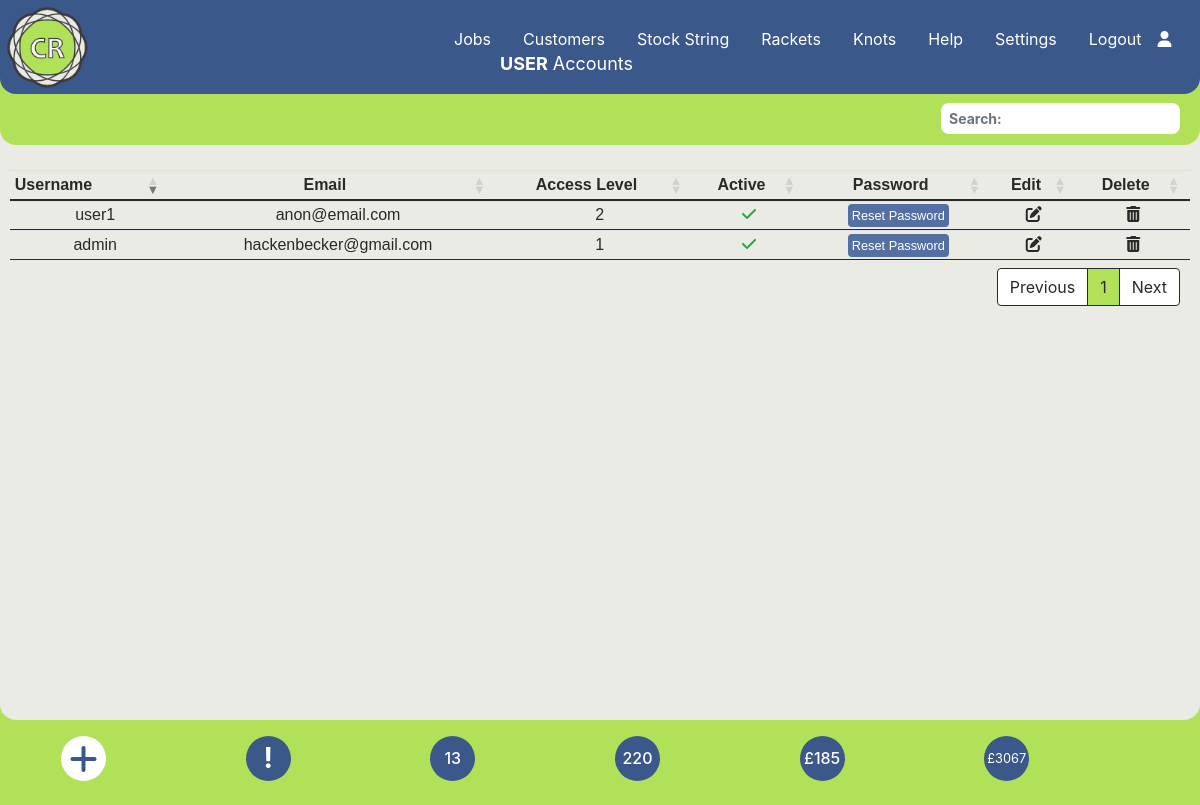
Page /site-users.php (signed in) on the committed database.
### tables this page shows
CREATE TABLE `accounts` (
  `id` int(11) NOT NULL,
  `username` varchar(50) NOT NULL,
  `password` varchar(255) NOT NULL,
  `level` int(3) NOT NULL,
  `email` varchar(100) NOT NULL,
  `active` int(11) NOT NULL DEFAULT 0
);

CREATE TABLE `settings` (
  `id` int(5) NOT NULL,
  `description` varchar(20) NOT NULL,
  `value` varchar(5) NOT NULL
);

### site-users.php (the view, shortened to what this page needs)
<?php require_once('./Connections/wcba.php');
require_once('./menu.php');
$current_month_text = date("F");
$current_month_numeric = date("m");
$current_year = date("Y");
$sql = "SELECT * FROM accounts";
$Recordset1 = mysqli_query($conn, $sql) or die(mysqli_error($conn));
$row_Recordset1 = mysqli_fetch_assoc($Recordset1);
$query_Recordset6 = "SELECT * FROM stringjobs WHERE collection_date LIKE '___" . $current_month_numeric . "/" . $current_year . "%'ORDER BY job_id ASC;";
$Recordset6 = mysqli_query($conn, $query_Recordset6) or die(mysqli_error($conn));
$totalRows_Recordset6 = mysqli_num_rows($Recordset6);
$query_Recordset7 = "SELECT * FROM stringjobs ORDER BY job_id ASC;";
$Recordset7 = mysqli_query($conn, $query_Recordset7) or die(mysqli_error($conn));
$totalRows_Recordset7 = mysqli_num_rows($Recordset7);
$query_Recordset8 = "SELECT SUM(price) as SUM from stringjobs;";
$Recordset8 = mysqli_query($conn, $query_Recordset8) or die(mysqli_error($conn));
$row_Recordset8 = mysqli_fetch_assoc($Recordset8);
$sum = $row_Recordset8['SUM'];
$query_Recordset9 = "SELECT SUM(price) as SUM from stringjobs WHERE paid != '1';";
$Recordset9 = mysqli_query($conn, $query_Recordset9) or die(mysqli_error($conn));
$row_Recordset9 = mysqli_fetch_assoc($Recordset9);
$sum_owed = $row_Recordset9['SUM'];
?>
<!DOCTYPE html>
<html lang="en">
<head>
  <link rel="stylesheet" href="https://cdnjs.cloudflare.com/ajax/libs/font-awesome/6.4.2/css/all.min.css">
  <link rel="stylesheet" href="https://stackpath.bootstrapcdn.com/bootstrap/4.3.1/css/bootstrap.min.css">
  <link rel="stylesheet" href="https://cdnjs.cloudflare.com/ajax/libs/bootstrap-datepicker/1.9.0/css/bootstrap-datepicker3.min.css">
  <link rel="stylesheet" href="./css/style.css">
  <link rel="stylesheet" type="text/css" href="https://cdn.datatables.net/1.13.6/css/dataTables.bootstrap4.min.css" />
</head>
<body data-spy="scroll" data-target="#main-nav">
  <?php
  echo $main_menus;
  ?>
  <div>
    <div class="home-section diva">
      <p class="fxdtext"><strong>USER</strong> Accounts</p>
      <table id="tblUser" class="table-text tabl-hover table table-sm center">
        <thead>
          <tr>
            <th>
              Username
            </th>
            <th class="d-none d-lg-table-cell" style="text-align: center">
              Email
            </th>
            <th style="text-align: center">
              Access Level
            </th>
            <th class="d-none d-lg-table-cell" style="text-align: center">
              Active
            </th>
            <th class="d-none d-md-table-cell" style="text-align: center">
              Password
            </th>
            <th style="text-align: center">
              Edit
            </th>
            <th style="text-align: center">
              Delete
            </th>
          </tr>
        </thead>
        <tbody>
          <?php
          do { ?>
            <tr>
              <td class="pl-3"><?php echo $row_Recordset1['username']; ?></td>
              <td class="d-none d-lg-table-cell pl-3" style="text-align: center"><?php echo $row_Recordset1['email']; ?></td>
              <td class="pl-3" style="text-align: center"><?php echo $row_Recordset1['level']; ?></td>
              <td class="d-none d-lg-table-cell" style="text-align: center">
                <?php
                if ($row_Recordset1['active'] == '1') { ?>
                  <i class="text-success fa-solid fa-check"></i>
                <?php } else { ?>
                  <i class="text-danger fa-solid fa-xmark"></i><?php } ?>
              </td>
              <td class="d-none d-md-table-cell" style="text-align: center">
                <small class="p-1 modal_button_submit rounded m-1" data-toggle="modal" data-target="#UserPass<?php echo $row_Recordset1['id']; ?>">Reset Password</small>
              </td>
              <td style="text-align: center"><i class=" fa-solid fa-pen-to-square" data-toggle="modal" data-target="#UserEdit<?php echo $row_Recordset1['id']; ?>"></i></td>
              <td style="text-align: center"><i class=" fa-solid fa-trash-can" data-toggle="modal" data-target="#UserDelete<?php echo $row_Recordset1['id']; ?>"></i></td>
            </tr>
          <?php
          } while ($row_Recordset1 = mysqli_fetch_assoc($Recordset1)); ?>
        </tbody>
      </table>
    </div>
  </div>
  <div class="container center">
    <div class="p-3 row">
      <div class="col-2">
        <a href="#" type="button" class="dot fa-solid fa-plus fa-2x" data-toggle="modal" data-target="#AddUser"></a>
      </div>
      <?php if (!empty($_SESSION['message'])) { ?>
        <div class="col-2">
          <h3 class="blinking" title="Warning Messages" data-toggle="modal" data-target="#warningModal"><strong>!</strong></h3>
        </div>
      <?php } else { ?>
        <div class="col-2">
          <h3 class="dotb" title="Warning Messages"><strong>!</strong></h3>
        </div>
      <?php } ?>
      <div class="col-2">
        <h3 class="dotbt h6 " title="Restrings for <?php echo $current_month_text; ?>"><?php echo $totalRows_Recordset6 ?></h3>
      </div>
      <div class="col-2">
        <a href="#" class="dotbt h6" title="Total restrings"><?php echo $totalRows_Recordset7 ?></a>
      </div>
      <div class="col-2">
        <a href="./jobs-unpaid.php" class="dotbt h6" title="Amount Owed"><?php echo "$currency" . $sum_owed ?></a>
      </div>
      <div class="col-2">
        <a href="#" class="dotbtt h7" title="Total Income"><small><?php echo "$currency" . $sum ?></small></a>
      </div>
    </div>
  </div>
</body>
</html>

### css/style.css (style rules this page uses)
body { background: #b1e158; color: #fff; z-index: 0; }
.fxdtext { position: fixed; top: 50px; left: 200px; font-weight: normal; font-size: 18px; color: #ffffff; z-index: 500; }
@media screen and (max-width: 2500px) { .fxdtext { left: 500px; } }
table.dataTable { clear: both; margin-top: 6px !important; margin-bottom: 6px !important; max-width: none !important; border-collapse: collapse !important; border-spacing: 0; padding-top: 120px; padding-left: 10px; padding-right: 10px; }
@media screen and (max-width: 2500px) { .table.dataTable { padding-top: 140px; font-size: 16px; } }
table.dataTable > thead > tr > th { border-bottom: 2px solid #292928; }
table.dataTable > tbody > tr > td { border-bottom: 1px solid #292928; }
.table-text { color: #292928; font-weight: normal; font: 14px Arial, sans-serif; }
.center { margin-left: auto; margin-right: auto; }
.home-section { background: #ebebe6; width: 100%; height: 670px; border-bottom-left-radius: 1rem; border-bottom-right-radius: 1rem; z-index: 1; }
@media screen and (max-width: 2500px) { .home-section { height: 720px; } }
a, a:hover, a:focus { color: inherit; text-decoration: none; transition: all 0.3s; }
.dot { height: 45px; width: 45px; background-color: #ffffff; border-radius: 50%; display: inline-block; color: #3b588a; display: flex; align-items: center; justify-content: center; }
.dotb { height: 45px; width: 45px; background-color: #3b588a; color: #ffffff; border-radius: 50%; display: inline-block; display: flex; align-items: center; justify-content: center; }
.dotbt { height: 45px; width: 45px; background-color: #3b588a; color: #ffffff; border-radius: 50%; display: inline-block; display: flex; align-items: center; justify-content: center; }
.dotbtt { height: 45px; width: 45px; background-color: #3b588a; color: #ffffff; border-radius: 50%; display: inline-block; display: flex; align-items: center; justify-content: center; }
.nav-item { margin-left: 0rem; }
.nav-link { font-size: 16px; font-weight: 400; color: #ffffff; }
.modal_button_submit { background-color: #5370a1; color: #ffffff; }
.diva { overflow-x: hidden; }

### rows in the picture
accounts: username "admin", email "hackenbecker@gmail.com", level "1", active 1 (drawn)
accounts: username "user1", email "anon@email.com", level "2", active 1 (drawn)
settings: value "£"

### other values in the picture
$_SESSION['loginmenu'] "Logout"
$totalRows_Recordset6 "13"
$totalRows_Recordset7 "220"
$sum_owed "185"
$sum "3067"
